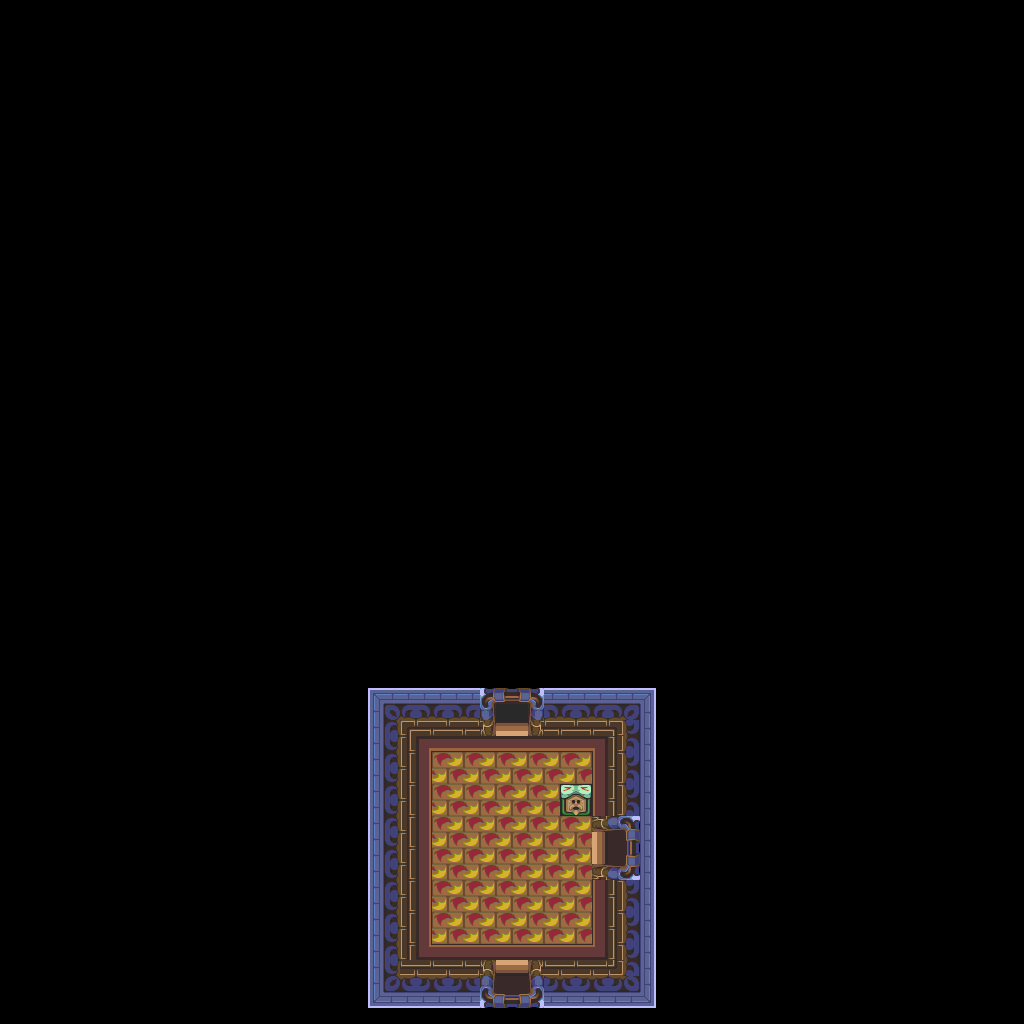

A 2D game scene composited from a Tiled map and its tileset images. What follows is a short description and the map's XML, with each tile layer's data collapsed to a summary:
An orthogonal 64x64 tile map with 16x16 px tiles, 1 tile layer (base), 1 hidden layer not drawn.

<map version="1.10" tiledversion="1.12.1" orientation="orthogonal" renderorder="right-down" width="64" height="64" tilewidth="16" tileheight="16" infinite="0" nextlayerid="3" nextobjectid="1">
 <tileset firstgid="1" source="../classiciphone_pics4.tsx" />
 <layer id="1" name="base" width="64" height="64">
  <data>[4096 cells, 4096 non-empty, 77 distinct tile ids]</data>
 </layer>
 <layer id="2" name="collision" width="64" height="64" visible="0">
  <properties><property name="collision" value="true" /></properties>
  <data>[4096 cells, 3926 non-empty, 1 distinct tile ids]</data>
 </layer>
</map>
